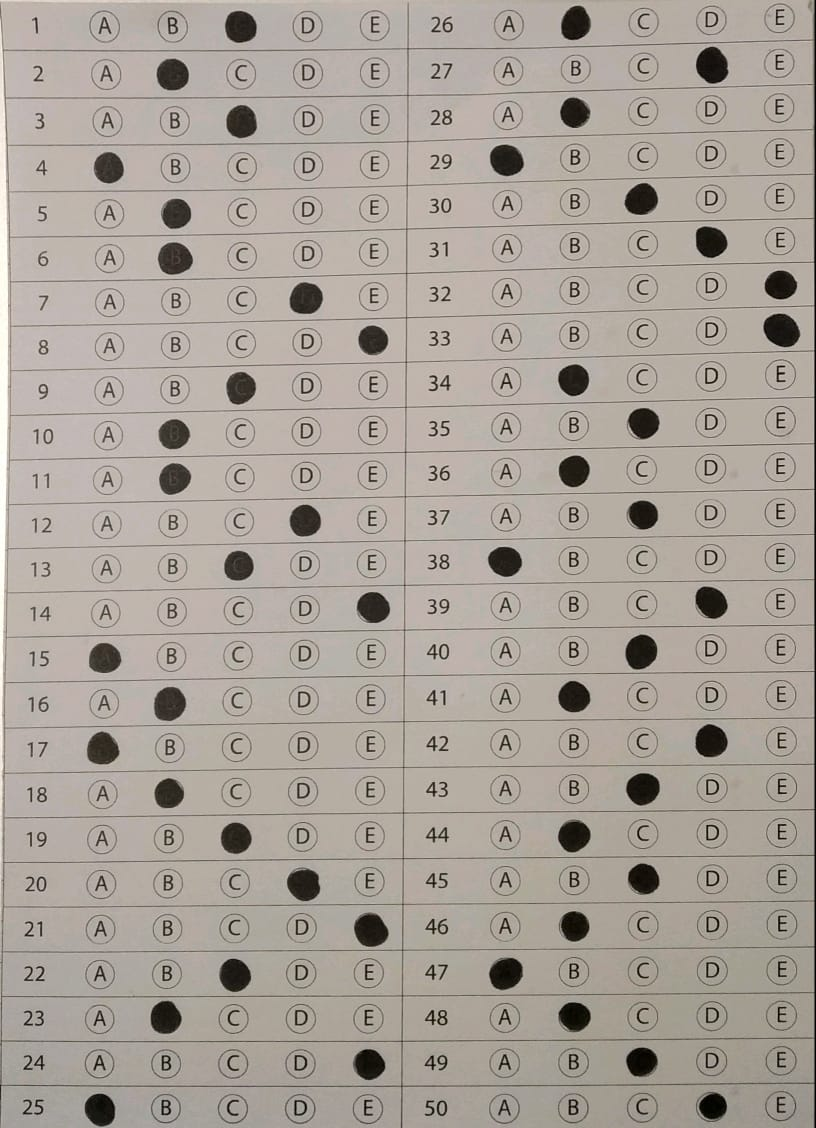
#> input picture imagens/gabaritos/gabarito_1.jpeg, 816 x 1128 px
$ python teste_rapido.py
#> lines starting #> are read from the running program, lines starting #| are printed output that depends on the picture; after the words box and inside, x2 and y2 are one past the last pixel; in counts of white or black regions, pixels touching at a corner belong together
import cv2
import numpy as np
img = cv2.imread('imagens/gabaritos/gabarito_1.jpeg')
#> img is the input picture: shape (1128, 816, 3); mean B, G, R 153.7, 162.1, 170.1

imgGray = cv2.cvtColor(img, cv2.COLOR_BGR2GRAY)
imgThreshold = cv2.threshold(imgGray, 85, 255, cv2.THRESH_BINARY_INV)[1]
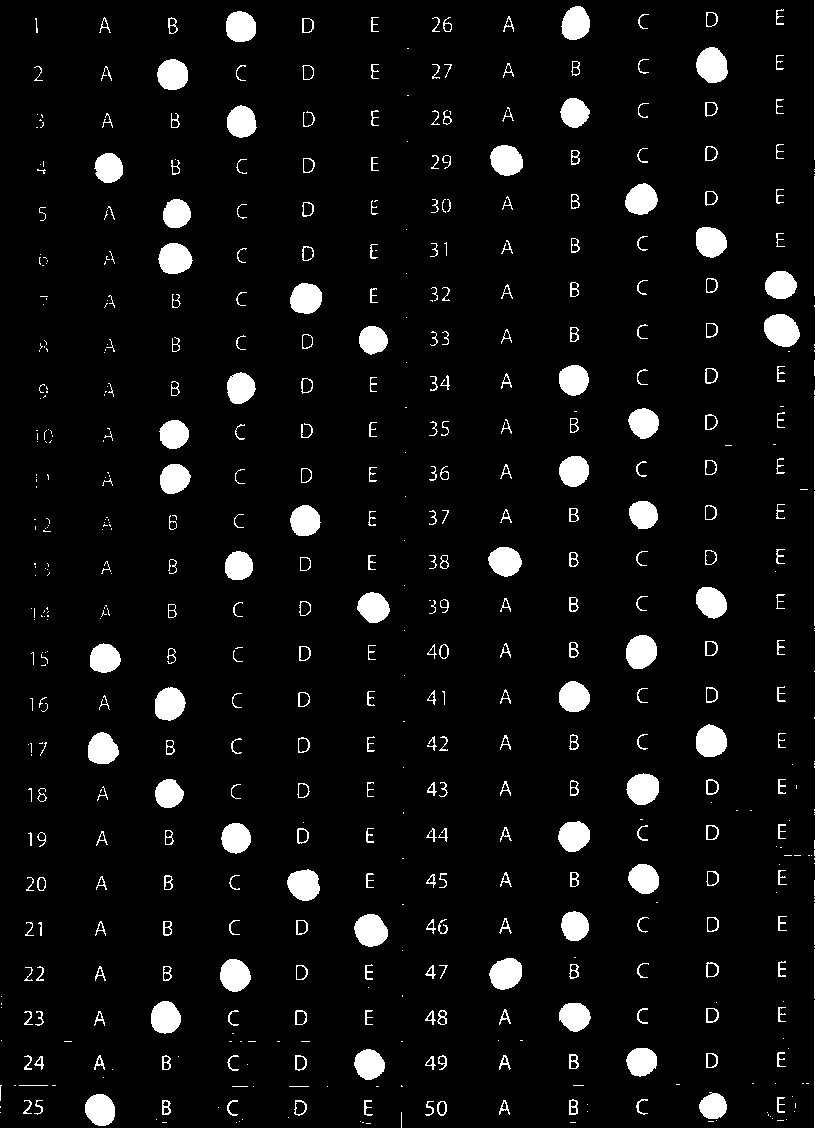
#> imgThreshold: shape (1128, 816); 5.8% white; 550 white regions (233 under 20 px), largest, box (x1, y1, x2, y2) and area: (814, 0, 816, 1128) 1942, (764, 314, 800, 347) 910, (696, 47, 728, 83) 878

cv2.imshow('gabarito', imgThreshold)

majorCols = np.array_split(imgThreshold, 2, axis=1)
#> majorCols = 2 items

cv2.imwrite('primeira_colunas.png',majorCols[0])
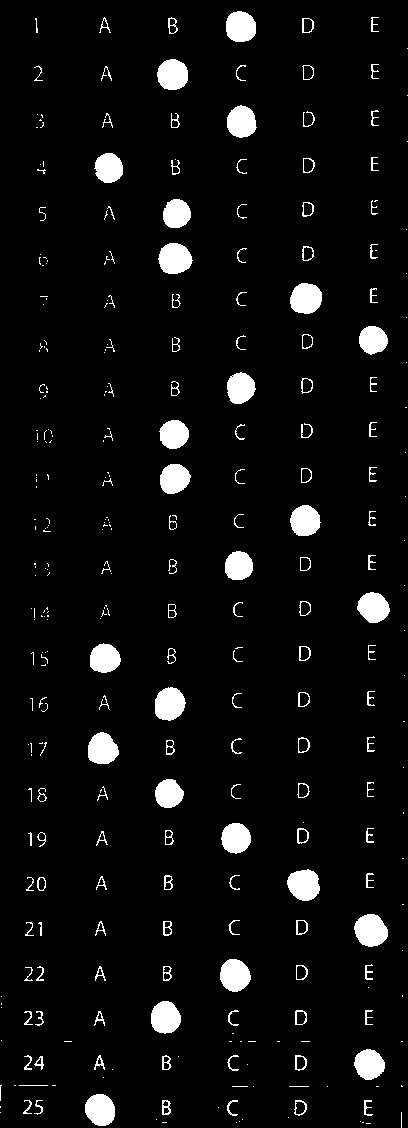
#> saved as primeira_colunas.png: shape (1128, 408); 5.3% white; 320 white regions (177 under 20 px), largest, box (x1, y1, x2, y2) and area: (354, 914, 388, 947) 848, (158, 243, 193, 274) 828, (155, 687, 186, 721) 812
cv2.imwrite('segunda_colunas.png',majorCols[1])
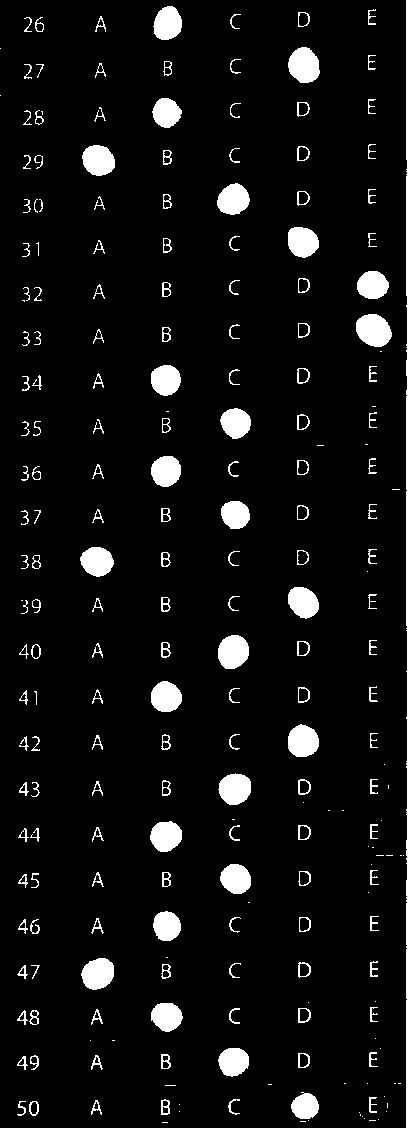
#> saved as segunda_colunas.png: shape (1128, 408); 6.2% white; 232 white regions (58 under 20 px), largest, box (x1, y1, x2, y2) and area: (406, 0, 408, 1128) 1942, (356, 314, 392, 347) 910, (288, 47, 320, 83) 878

questArray = np.array_split(majorCols[0], 25)
#> questArray = 25 items
cv2.imwrite('quest_11.png', questArray[10])
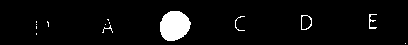
#> saved as quest_11.png: shape (45, 408); 4.8% white; 14 white regions (9 under 20 px), largest, box (x1, y1, x2, y2) and area: (160, 11, 191, 41) 717, (301, 15, 312, 30) 50, (369, 14, 377, 29) 47, (235, 16, 245, 31) 30, (102, 25, 113, 33) 22

questao_11 = np.array_split(questArray[10], 6, axis=1)
#> questao_11 = 6 items
cv2.imshow('A da 11',questao_11[1])
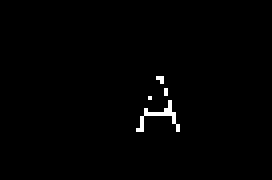
#> window 'A da 11': shape (45, 68) (shown 4 times larger); 0.92% white in thin lines or dots, all inside (x1, y1, x2, y2) = (34, 19, 45, 33)
cv2.imwrite('questao_11_a.png', questao_11[1])
cv2.imshow('B da 11',questao_11[2])
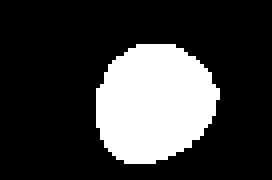
#> window 'B da 11': shape (45, 68) (shown 4 times larger); 23.4% white; 1 white region, box (x1, y1, x2, y2) and area: (24, 11, 55, 41) 717
cv2.imwrite('questao_11_B.png', questao_11[2])
# [9 lines of commented-out code are left out]

cv2.waitKey(0)
cv2.destroyAllWindows()

$ run again, with imagens/gabaritos/gabarito_2.jpeg copied over imagens/gabaritos/gabarito_1.jpeg
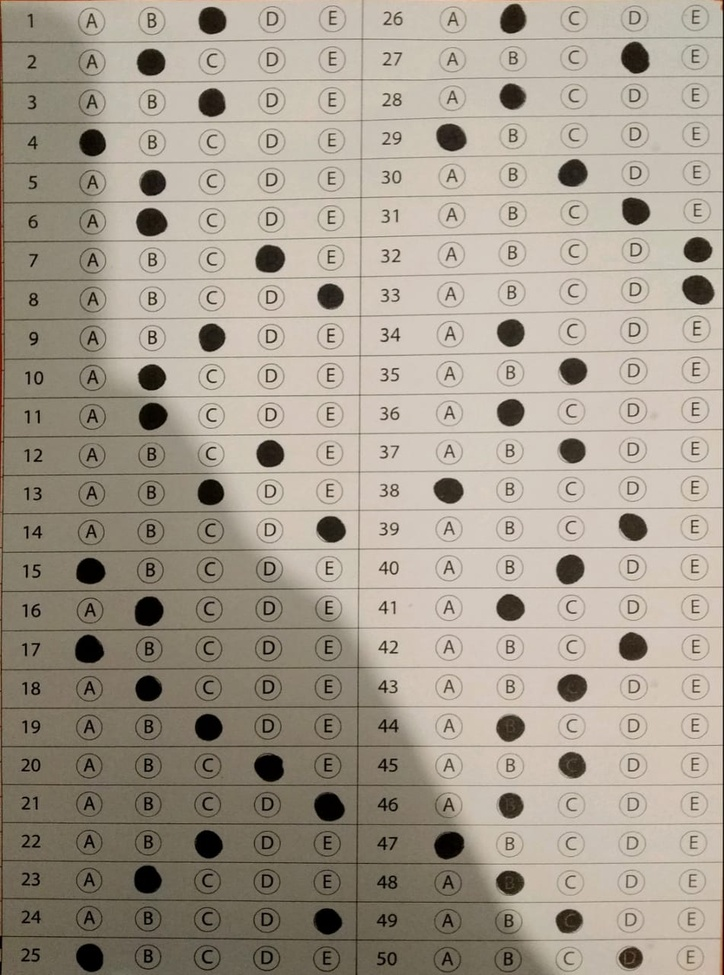
#> input picture imagens/gabaritos/gabarito_2.jpeg, 724 x 975 px, shrunk from 951 x 1280 before the run
#> img is the input picture: shape (975, 724, 3); mean B, G, R 143, 156.7, 165.9
#> `imgThreshold = cv2.threshold(imgGray, 85, 255, cv2.THRESH_BINARY_INV)[1]`:
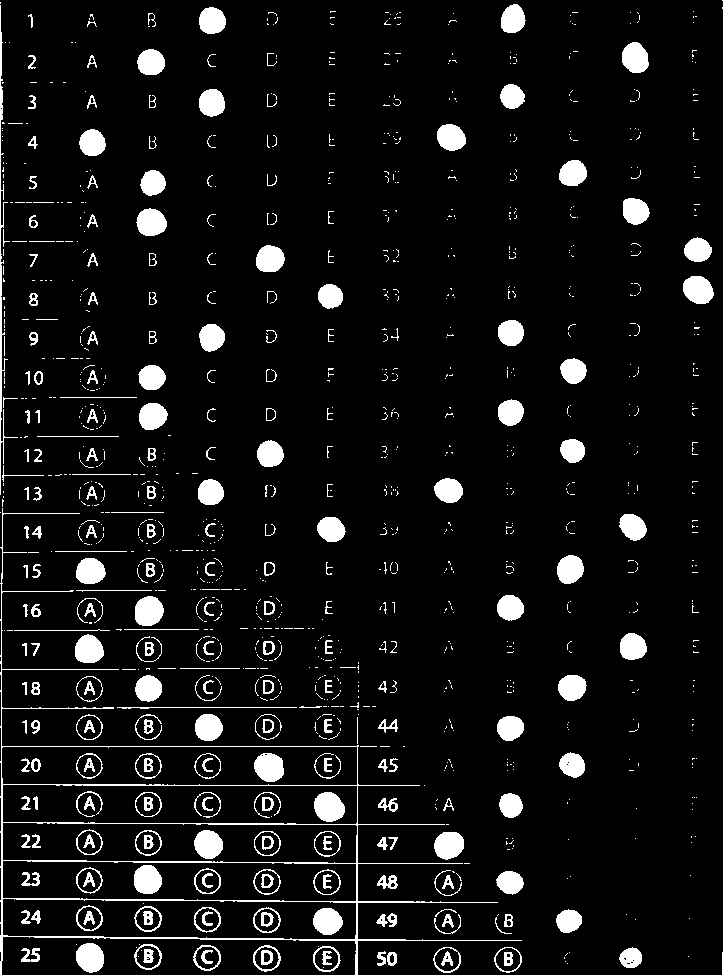
#> imgThreshold: shape (975, 724); 7.6% white; 1177 white regions (913 under 20 px), largest, box (x1, y1, x2, y2) and area: (0, 508, 522, 975) 5324, (722, 0, 724, 975) 1001, (0, 5, 18, 495) 913
#> majorCols = 2 items
#> questArray = 25 items
#> questao_11 = 6 items
#> `cv2.imshow('B da 11',questao_11[2])`:
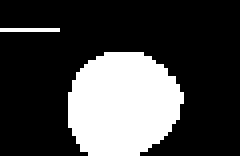
#> window 'B da 11': shape (39, 60) (shown 4 times larger); 26.4% white; 2 white regions (1 under 20 px), largest, box (x1, y1, x2, y2) and area: (17, 13, 46, 39) 603

$ run again, with imagens/gabaritos/gabarito_3.jpeg copied over imagens/gabaritos/gabarito_1.jpeg
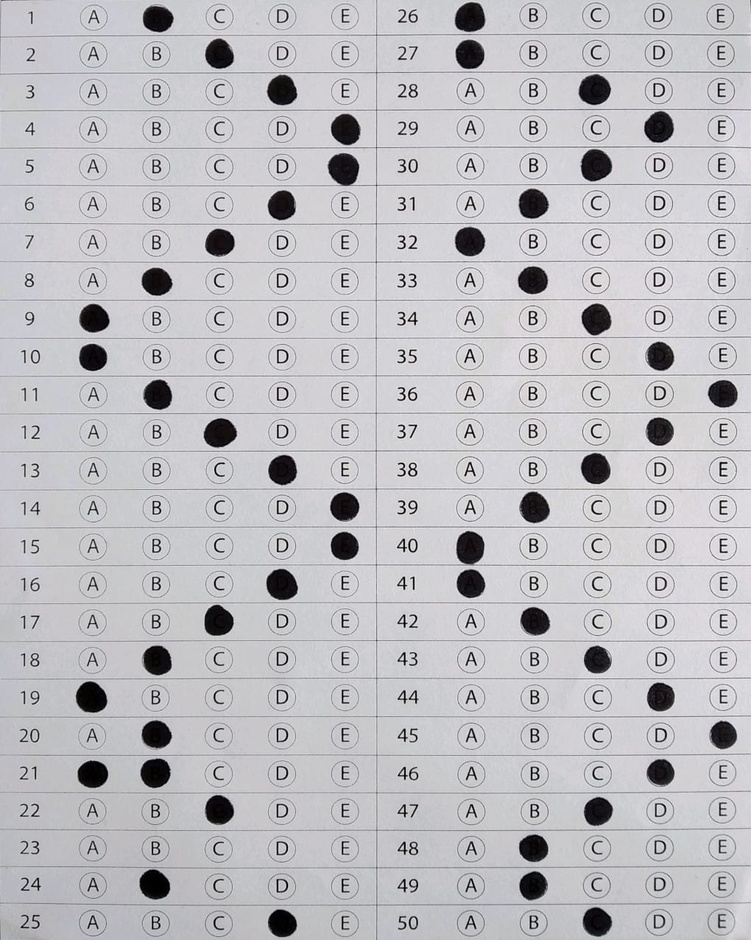
#> input picture imagens/gabaritos/gabarito_3.jpeg, 751 x 940 px, shrunk from 1020 x 1276 before the run
#> img is the input picture: shape (940, 751, 3); mean B, G, R 194.1, 189.9, 190.8
#> `imgThreshold = cv2.threshold(imgGray, 85, 255, cv2.THRESH_BINARY_INV)[1]`:
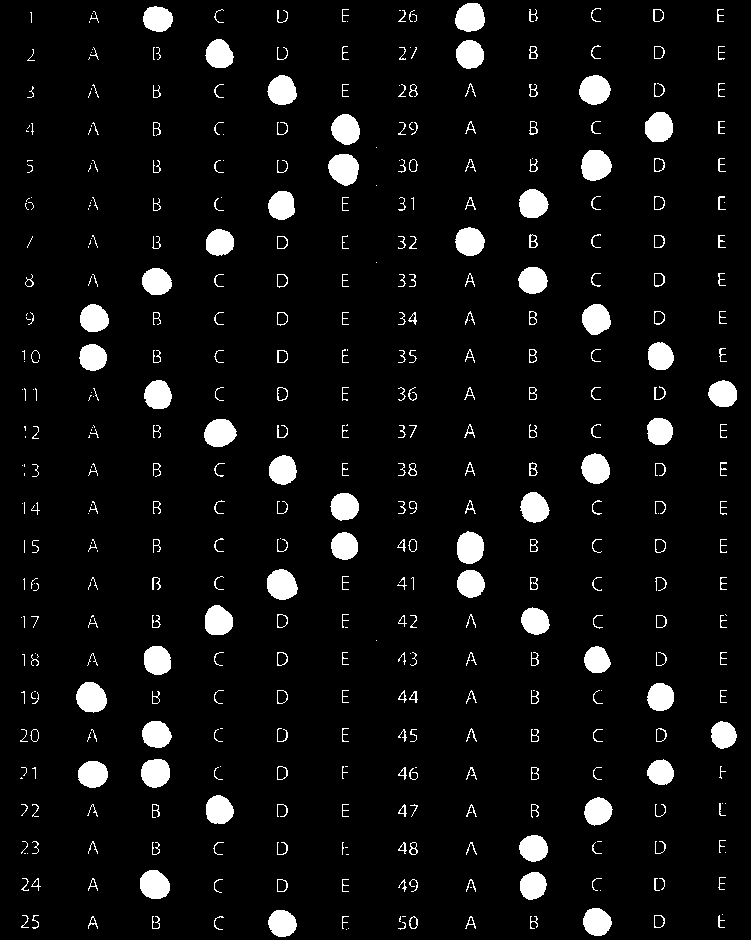
#> imgThreshold: shape (940, 751); 6% white; 445 white regions (141 under 20 px), largest, box (x1, y1, x2, y2) and area: (328, 154, 359, 186) 756, (581, 150, 612, 181) 748, (267, 569, 298, 600) 737
#> majorCols = 2 items
#> questArray = 25 items
#> questao_11 = 6 items
#> `cv2.imshow('B da 11',questao_11[2])`:
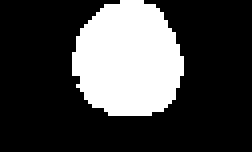
#> window 'B da 11': shape (38, 63) (shown 4 times larger); 26.6% white; 1 white region, box (x1, y1, x2, y2) and area: (18, 0, 46, 29) 638

$ run again, with imagens/gabaritos/gabarito_4.jpeg copied over imagens/gabaritos/gabarito_1.jpeg
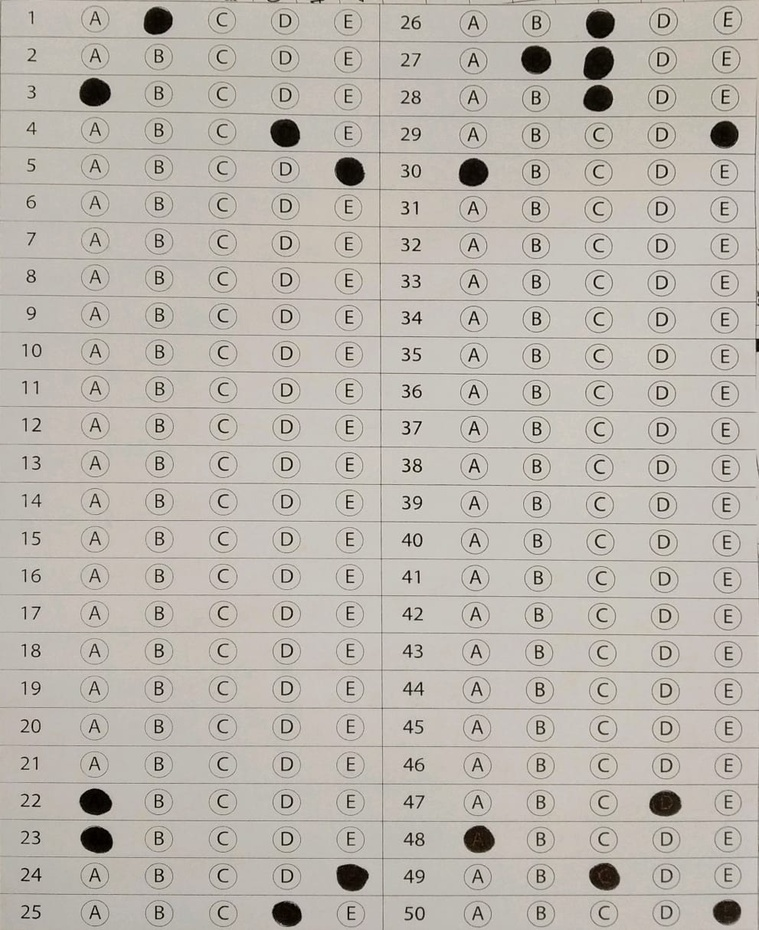
#> input picture imagens/gabaritos/gabarito_4.jpeg, 759 x 930 px, shrunk from 991 x 1214 before the run
#> img is the input picture: shape (930, 759, 3); mean B, G, R 174.8, 182.4, 187.9
#> `imgThreshold = cv2.threshold(imgGray, 85, 255, cv2.THRESH_BINARY_INV)[1]`:
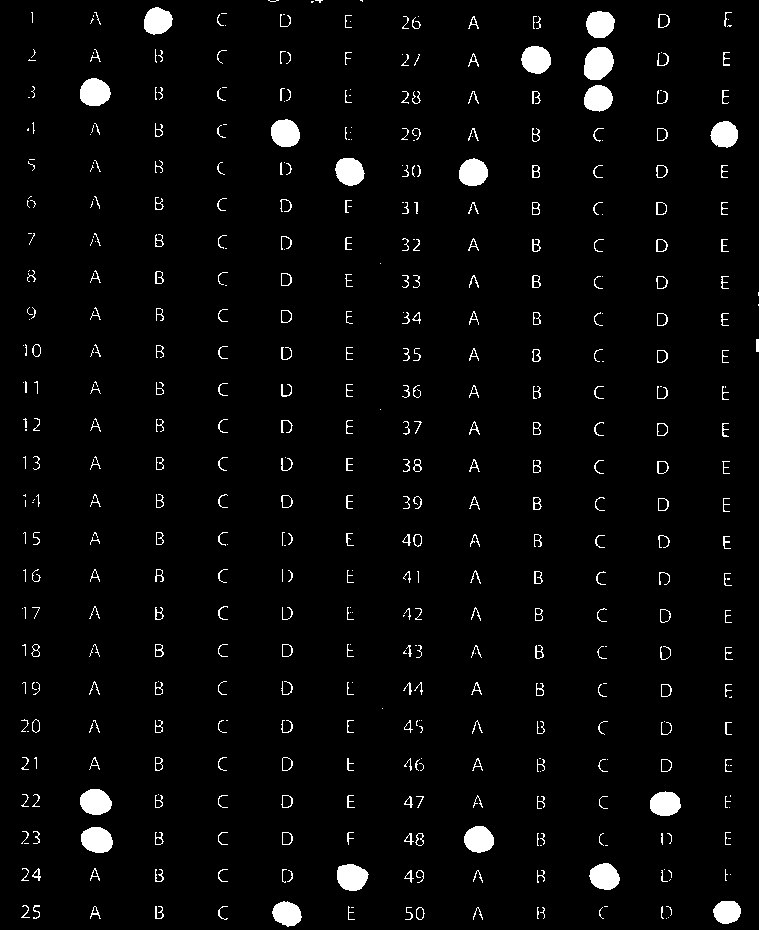
#> imgThreshold: shape (930, 759); 3.3% white; 484 white regions (173 under 20 px), largest, box (x1, y1, x2, y2) and area: (584, 47, 614, 80) 781, (80, 78, 111, 106) 678, (337, 864, 369, 891) 666
#> majorCols = 2 items
#> questArray = 25 items
#> questao_11 = 6 items
#> `cv2.imshow('B da 11',questao_11[2])`:
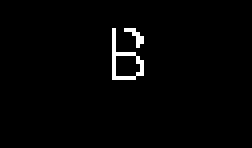
#> window 'B da 11': shape (37, 63) (shown 4 times larger); 1.7% white in thin lines or dots, all inside (x1, y1, x2, y2) = (28, 7, 36, 20)
